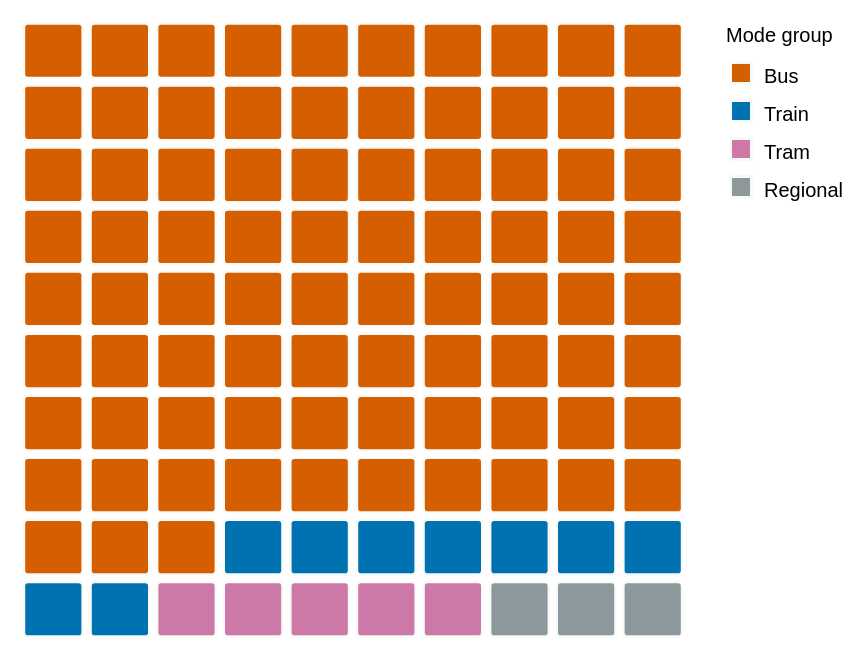

Write a Vega-Lite specification for this figure.
### Vega-Lite specification from a JSON file in a GitHub repository (floating-point values rounded to 4 significant figures)
{"$schema": "https://vega.github.io/schema/vega-lite/v5.json", "title": null, "width": 430, "height": 330, "padding": {"left": 8, "right": 8, "top": 8, "bottom": 8}, "autosize": {"type": "fit", "contains": "padding"}, "background": "transparent", "layer": [{"data": {"values": [{"cell": 0}, {"cell": 1}, {"cell": 2}, {"cell": 3}, {"cell": 4}, {"cell": 5}, {"cell": 6}, {"cell": 7}, {"cell": 8}, {"cell": 9}, {"cell": 10}, {"cell": 11}, {"cell": 12}, {"cell": 13}, {"cell": 14}, {"cell": 15}, {"cell": 16}, {"cell": 17}, {"cell": 18}, {"cell": 19}, {"cell": 20}, {"cell": 21}, {"cell": 22}, {"cell": 23}, {"cell": 24}, {"cell": 25}, {"cell": 26}, {"cell": 27}, {"cell": 28}, {"cell": 29}, {"cell": 30}, {"cell": 31}, {"cell": 32}, {"cell": 33}, {"cell": 34}, {"cell": 35}, {"cell": 36}, {"cell": 37}, {"cell": 38}, {"cell": 39}, {"cell": 40}, {"cell": 41}, {"cell": 42}, {"cell": 43}, {"cell": 44}, {"cell": 45}, {"cell": 46}, {"cell": 47}, {"cell": 48}, {"cell": 49}, {"cell": 50}, {"cell": 51}, {"cell": 52}, {"cell": 53}, {"cell": 54}, {"cell": 55}, {"cell": 56}, {"cell": 57}, {"cell": 58}, {"cell": 59}, {"cell": 60}, {"cell": 61}, {"cell": 62}, {"cell": 63}, {"cell": 64}, {"cell": 65}, {"cell": 66}, {"cell": 67}, {"cell": 68}, {"cell": 69}, {"cell": 70}, {"cell": 71}, {"cell": 72}, {"cell": 73}, {"cell": 74}, {"cell": 75}, {"cell": 76}, {"cell": 77}, {"cell": 78}, {"cell": 79}, {"cell": 80}, {"cell": 81}, {"cell": 82}, {"cell": 83}, {"cell": 84}, {"cell": 85}, {"cell": 86}, {"cell": 87}, {"cell": 88}, {"cell": 89}, {"cell": 90}, {"cell": 91}, {"cell": 92}, {"cell": 93}, {"cell": 94}, {"cell": 95}, {"cell": 96}, {"cell": 97}, {"cell": 98}, {"cell": 99}]}, "transform": [{"calculate": "datum.cell < 83 ? 'Bus' : datum.cell < 92 ? 'Train' : datum.cell < 97 ? 'Tram' : 'Regional'", "as": "mode_group"}, {"calculate": "datum.mode_group == 'Bus' ? 25516 : datum.mode_group == 'Train' ? 2861 : datum.mode_group == 'Tram' ? 1638 : 798", "as": "stops"}, {"calculate": "datum.stops / 30813", "as": "share"}, {"calculate": "datum.cell % 10", "as": "col"}, {"calculate": "9 - floor(datum.cell / 10)", "as": "row"}], "mark": {"type": "rect", "cornerRadius": 2, "stroke": "#F8FAF7", "strokeWidth": 1.2}, "encoding": {"x": {"field": "col", "type": "ordinal", "axis": null, "scale": {"padding": 0.12}}, "y": {"field": "row", "type": "ordinal", "sort": "descending", "axis": null, "scale": {"padding": 0.12}}, "color": {"field": "mode_group", "type": "nominal", "title": "Mode group", "scale": {"domain": ["Bus", "Train", "Tram", "Regional"], "range": ["#D55E00", "#0072B2", "#CC79A7", "#8D989D"]}, "legend": {"orient": "right", "labelFontSize": 15, "titleFontSize": 16, "symbolType": "square", "symbolSize": 110}}, "tooltip": [{"field": "mode_group", "type": "nominal", "title": "Mode group"}, {"field": "share", "type": "quantitative", "title": "Approximate share", "format": ".1%"}, {"field": "stops", "type": "quantitative", "title": "Stops", "format": ",.0f"}]}}], "config": {"font": "Source Sans 3, sans-serif", "view": {"stroke": null}, "axis": {"labelFont": "Source Sans 3, sans-serif", "titleFont": "Source Sans 3, sans-serif"}, "legend": {"labelFont": "Source Sans 3, sans-serif", "titleFont": "Source Sans 3, sans-serif"}}}
